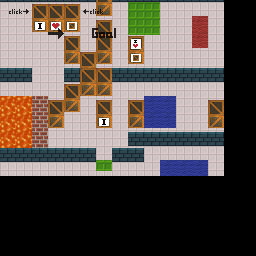

This is a level from a 2D game, rendered from its Tiled map with the project's own tilesets. A one-line summary and the map file follow, with tile-layer data summarised:
An orthogonal 16x16 tile map with 16x16 px tiles, 1 tile layer (Kachelebene 1), 3 tilesets, 1 image layer and 26 objects (2x hihi).

<map version="1.2" tiledversion="1.2.2" orientation="orthogonal" renderorder="right-down" width="16" height="16" tilewidth="16" tileheight="16" infinite="0" nextlayerid="11" nextobjectid="142">
 <properties>
  <property name="file" type="file" value="basic.tmx" />
  <property name="rterezre" value="g" />
  <property name="t" type="color" value="#ff55aa00" />
  <property name="testsdgtgtde" type="int" value="6477" />
 </properties>
 <tileset firstgid="1" name="Basic" tilewidth="16" tileheight="28" tilecount="24" columns="12">
  <image source="images/tiles.png" width="192" height="56" />
  <terraintypes>
   <terrain name="terrain1" tile="-1">
    <properties>
     <property name="terrainprop" value="1234" />
    </properties>
   </terrain>
   <terrain name="terrain2" tile="-1" />
   <terrain name="Test" tile="0" />
  </terraintypes>
  <tile id="0">
   <properties>
    <property name="testbool" type="bool" value="true" />
    <property name="walkable" value="true" />
   </properties>
  </tile>
  <tile id="1">
   <properties>
    <property name="walkable" value="false" />
   </properties>
   <objectgroup draworder="index">
    <object id="0" x="6" y="7" width="8" height="7" />
   </objectgroup>
  </tile>
  <tile id="2" terrain="1,0,1,1">
   <objectgroup color="#00ff00" name="Goal">
    <object id="88" name="TestName" type="hihi" x="128" y="3" width="32" height="32" />
    <object id="91" x="43" y="56.6667">
     <polyline points="-2,0.666667 -7.33333,-10.6667 2.33333,-12 16,-13 15.6667,0.666667 5.66667,10.6667" />
    </object>
   </objectgroup>
  </tile>
  <tile id="3" terrain="0,,,">
   <properties>
    <property name="walkable" value="false" />
   </properties>
   <objectgroup draworder="index">
    <object id="1" x="0" y="12" width="16" height="16" />
   </objectgroup>
  </tile>
  <tile id="4">
   <properties>
    <property name="walkable" value="false" />
   </properties>
  </tile>
  <tile id="5">
   <properties>
    <property name="walkable" value="false" />
   </properties>
  </tile>
  <tile id="6" terrain="1,1,1,1">
   <properties>
    <property name="walkable" value="false" />
   </properties>
  </tile>
  <tile id="12">
   <properties>
    <property name="animantcosprop" value="e4" />
   </properties>
   <animation>
    <frame tileid="2" duration="1000" />
    <frame tileid="3" duration="1000" />
   </animation>
  </tile>
  <wangsets>
   <wangset name="Wang1" tile="1">
    <wangedgecolor name="" color="#ff0000" tile="-1" probability="1" />
    <wangedgecolor name="" color="#00ff00" tile="-1" probability="1" />
    <wangtile tileid="1" wangid="0x1010101" />
    <wangtile tileid="3" wangid="0x1010101" />
    <wangtile tileid="4" wangid="0x1010101" />
    <wangtile tileid="5" wangid="0x1010101" />
    <wangtile tileid="6" wangid="0x1010101" />
    <wangtile tileid="7" wangid="0x1010101" />
    <wangtile tileid="8" wangid="0x2020000" />
    <wangtile tileid="9" wangid="0x1000100" />
    <properties>
     <property name="hiehihrigo" type="bool" value="true" />
    </properties>
   </wangset>
   <wangset name="Wang2" tile="-1" />
  </wangsets>
 </tileset>
 <tileset firstgid="25" name="texture" tilewidth="16" tileheight="16" tilecount="512" columns="32">
  <properties>
   <property name="prop" value="12345" />
  </properties>
  <image source="images/texture.png" width="512" height="256" />
  <tile id="231">
   <objectgroup draworder="index">
    <object id="0" x="4" y="4" width="8" height="8" />
   </objectgroup>
  </tile>
 </tileset>
 <tileset firstgid="537" name="Test" tilewidth="85" tileheight="61" tilecount="1" columns="0">
  <grid orientation="orthogonal" width="1" height="1" />
  <tile id="0">
   <image width="85" height="61" source="assets/toast.png" />
  </tile>
 </tileset>
 <layer id="10" name="Kachelebene 1" width="16" height="16">
  <data>[256 cells, 155 non-empty, 19 distinct tile ids]</data>
 </layer>
 <objectgroup color="#0055ff" id="2" name="Spawn" offsetx="1" offsety="1">
  <object id="93" x="151.75" y="110.25">
   <ellipse />
  </object>
 </objectgroup>
 <objectgroup id="3" name="Collision">
  <object id="71" x="0" y="80" width="32" />
  <object id="73" x="128" y="144" width="96" />
  <object id="74" x="0" y="160" width="128" />
  <object id="79" x="0" y="-2" width="224" height="4" />
  <object id="82" x="15" y="119">
   <polygon points="0,0 -12,20 8,28 12,8 0,0" />
  </object>
  <object id="83" x="156" y="52">
   <polyline points="0,0 16,-8 32,-4 36,-12 36,-20 28,-20 24,-16" />
  </object>
  <object id="84" gid="2" x="6" y="40" width="22" height="34" />
  <object id="86" x="208" y="112" width="16" height="16" />
  <object id="90" x="192" y="32" width="16" height="16" />
  <object id="98" x="64" y="80" width="160" />
  <object id="104" x="150" y="146" width="32" height="32">
   <ellipse />
  </object>
  <object id="110" x="76" y="140">
   <polyline points="-4,-12 4,-12" />
  </object>
  <object id="118" x="124.571" y="119.333">
   <polygon points="0,0 -0.571429,15.3333 10.5714,22.6667 13.4286,-5.33333" />
  </object>
  <object id="130" x="176" y="124" rotation="-32.3853">
   <polygon points="0,0 14,-22 19.3211,-4.32398" />
  </object>
 </objectgroup>
 <imagelayer id="4" name="Bildebene 1" x="16" y="28" opacity="0.8" offsetx="-8" offsety="6">
  <image source="images/level1.png" trans="aa0000" width="128" height="40" />
 </imagelayer>
 <objectgroup color="#aa55ff" draworder="index" id="5" name="Object Layer 3" offsetx="8" offsety="4">
  <properties>
   <property name="et" value="g" />
   <property name="test" type="float" value="3" />
  </properties>
  <object id="132" x="37" y="92">
   <point />
  </object>
  <object id="135" x="182" y="62" width="6" height="4" />
 </objectgroup>
 <group id="6" name="Testgroup" offsetx="22" offsety="20">
  <imagelayer id="7" name="Image Layer 2" x="44" y="67" offsetx="-22" offsety="-32" />
  <objectgroup color="#00ff00" draworder="index" id="8" name="Goal">
   <object id="88" name="TestName" type="hihi" x="128" y="3" width="32" height="32" />
   <object id="91" x="43" y="56.6667">
    <polyline points="-2,0.666667 -7.33333,-10.6667 2.33333,-12 16,-13 15.6667,0.666667 5.66667,10.6667" />
   </object>
   <object id="138" x="-38.8529" y="-4.82848" width="83" height="19" rotation="-7.05835">
    <properties>
     <property name="rgd" type="float" value="96" />
    </properties>
    <text fontfamily="Nirmala UI" wrap="1">Hello World</text>
   </object>
   <object id="139" x="-42" y="100" width="49" height="37">
    <text fontfamily="MS Sans Serif" pixelsize="20" wrap="1" bold="1" italic="1">Hello World</text>
   </object>
  </objectgroup>
 </group>
</map>
